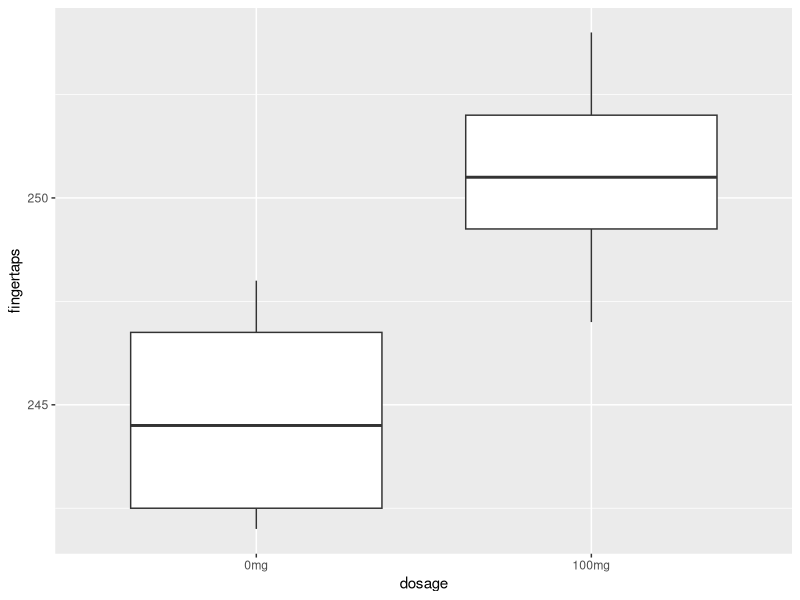

R code for this plot:
# Loading required packages
library(ggplot2)
library(dplyr)

# Creating df of text data
dosage <- c("0mg","0mg","0mg","0mg","0mg","0mg","0mg","0mg","0mg","0mg",
            "100mg","100mg","100mg","100mg","100mg","100mg","100mg","100mg","100mg","100mg")
fingertaps <- c(242,245, 244, 248, 247, 248, 242, 244, 246, 242, 252, 250, 249, 252, 252, 254, 251, 250, 247, 248)
data_1 <- data.frame(dosage, fingertaps)

# 1.1 Creating a box plot of the data
ggplot(data_1, aes(x=dosage, y=fingertaps)) + geom_boxplot()

# 1.2 Testing Normality and equal variance assumptions
# Normality Test
# for 0mg
shapiro.test(data_1$fingertaps[data_1$dosage=="0mg"])
# for 100mg
shapiro.test(data_1$fingertaps[data_1$dosage=="100mg"])

# Equal variance assumptions test
var.test(fingertaps ~ dosage, data=data_1)

# 1.3 2 sample t-test to test for equal means
t.test(data_1$fingertaps[data_1$dosage=="0mg"], data_1$fingertaps[data_1$dosage=="100mg"], var.equal = TRUE)
